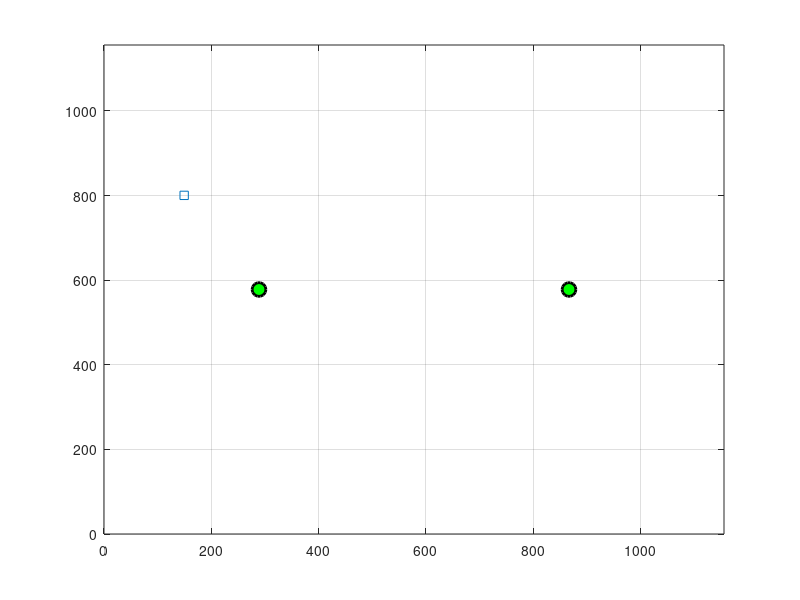

Recreate this plot in MATLAB.
clear

max1 = 0; % max average SINR of UE2 and the Tx power of E1 and E2 eNodeBs
min = 100; % min average SINR of UE2 and the Tx power of E1 and E2 eNodeBs

S_E1 = 0;
S_E2 = 0;

E1_lot = [289, 578]; % location of E1 eNodeB
E2_lot = [867, 578]; % location of E2 eNodeB

E1_Tx_Pwr = 46; % max Tx power of E1 eNodeB
E2_Tx_Pwr = 46; % max Tx power of E2 eNodeB
f = 500; % MHz
Hb = 15; % Height of base station antenna
Hm = 1.5; % Height of base station antenna
SINR_S = 0;
SINR_S_D = 0;
TH_S = 0;
TH_S_D = 0;

a = 0;
b = 1156;
r = a + (b-a)*rand(1,2);
%s_lot = randi(1156, 1, 2); % assignment of location points of UEs randomly
%s_lot = [289,478;578,578];
s_lot = r;

ss = size(s_lot);

e_lot(1,1) = 289; % pointing location of E1, E2 eNodeBs
e_lot(1,2) = 578;
e_lot(2,1) = 867;
e_lot(2,2) = 578;

Ch = 0.8+(1.1*log10(f)-0.7)*Hm-1.56*log10(f); % Hata Pathloss Model
n = -174+4+10*log10(10^6);
nr = db2pow(n);

for i = 1:ss
    for j = 1:ss
        lot1(i,1) = s_lot(i,1)-E1_lot(1,1);
        lot1(j,2) = s_lot(j,2)-E1_lot(1,2);
        lot2(i,1) = s_lot(i,1)-E1_lot(1,1);
        lot2(j,2) = s_lot(j,2)-E1_lot(1,2);
    end
end

for i = 1:ss
    E1_D(i,1) = sqrt(lot1(i,1)^2+lot1(i,2)^2);
    E2_D(i,1) = sqrt(lot2(i,1)^2+lot2(i,2)^2);
end

temp = 0;
E1_N = 0;
E2_N = 0;

for i = 26:E1_Tx_Pwr
    for j = 26:E2_Tx_Pwr
        temp = temp + 1;
        for k = 1:ss
            Lu1(k,1) = 69.55+26.16*log10(f)-13.82*log10(Hb)-Ch+(44.9-6.55*log10(Hb))*log10(0.001*E1_D(k,1));
            % Hata Pathloss Model
            Lu2(k,1) = 69.55+26.16*log10(f)-13.82*log10(Hb)-Ch+(44.9-6.55*log10(Hb))*log10(0.001*E2_D(k,1));
            % Hata Pathloss Model
            %%%%%%%%%%%%%%%%%%%%%%%%%%%%%%%%%%%%%%%%%%%%%%%%%%%
            % The block below is to distinguish which signal is
            % interference
            if (i-Lu1(k,1))>=(j-Lu2(k,1))
                SINR(k,1) = 10*log10(db2pow(i-Lu1(k,1))/(db2pow(j-Lu2(k,1))+nr));
                TT(temp, k+10) = 10^6*log2(1+SINR(k,1));
                TT(temp, 1) = i;
                TT(temp, 2) = j;
                TT(temp, k+2) = SINR(k,1);
                E1_N = E1_N+1;
            elseif (1-Lu1(k,1))<(j-Lu2(k,1))
                SINR(k,1) = 10*log10(db2pow(j-Lu2(k,1))/(db2pow(i-Lu1(k,1))+nr));
                TT(temp, k+10) = 10^6*log2(1+SINR(k,1));
                TT(temp, 1) = i;
                TT(temp, 2) = j;
                TT(temp, k+2) = SINR(k,1);
                E2_N = E2_N+1;
            end
            TH_S = TT(temp, k+10) + TH_S;
            SINR_S = SINR(k,1) + SINR_S;
            %%%%%%%%%%%%%%%%%%%%%%%%%%%%%%%%%%%%%%%%%%%%%%%%%%%
        end
        TT(temp, 4+4) = SINR_S;
        TT(temp, 4+5) = SINR_S/2;
        TT(temp, 4+14) = TH_S;
        TT(temp, 4+15) = TH_S/2;
        TT(temp, 4+12) = E1_N;
        TT(temp, 4+13) = E2_N;
        SINR_S_D(i-25, j-25) = SINR_S/2; % To get average among UEs
        SINR_S_D2(i,j) = SINR_S/2;
        SINR_S = 0;
        TH_S = 0;
        E1_N = 0;
        E2_N = 0;
    end
end

min_ue(1,1) = 100;

for i = 1:2
    for j = 1:441
        if min_ue(1,1) > TT(j, 2+i)
            min_ue(1,1) = TT(j, 2+i);
            min_ue(1,2) = TT(j,1);
            min_ue(1,3) = TT(j,2);
        end
    end
end

tp = 0;

for  i = 1:441
    if TT(i,3)>TT(i,4)
        TT(i,21) = TT(i,4);
        tp(i,1) = TT(i,4);
        tp(i,2) = TT(i,1);
        tp(i,3) = TT(i,2);
    elseif TT(i,3)<TT(i,4)
        TT(i,21) = TT(i,3);
        tp(i,1) = TT(i,3);
        tp(i,2) = TT(i,1);
        tp(i,3) = TT(i,2);
    elseif TT(i,3)==TT(i,4)
        TT(i,21) = TT(i,3);
        TT(i,22) = 0955;
        tp(i,1) = TT(i,3);
        tp(i,2) = TT(i,1);
        tp(i,3) = TT(i,2);
        tp(i,4) = 0955;
    end
end

listup(1,1) = 0;

for i = 1:441
    if listup(1,1) < tp(i,1)
        listup(1,1) = tp(i,1);
        listup(1,2) = tp(i,2);
        listup(1,3) = tp(i,3);
    elseif listup(1,1) == tp(i,1)
        listup(1,1) = tp(i,1);
        listup(1,2) = tp(i,2);
        listup(1,3) = tp(i,3);
        listup(1,4) = 0955;
    end
end

for i = 1:21
    for j = 1:21
        if max1(1,1) < SINR_S_D(i,j)
            max1(1,1) = SINR_S_D(i,j);
            max1(1,2) = i;
            max1(1,3) = j;
        end
    end
end
max1(1,2) = max1(1,2)+25;
max1(1,3) = max1(1,3)+25;

for i = 1:21
    for j = 1:21
        if min(1,1) > SINR_S_D(i,j)
            min(1,1) = SINR_S_D(i,j);
            min(1,2) = i;
            min(1,3) = j;
        end
    end
end
min(1,2) = min(1,2)+25;
min(1,3) = min(1,3)+25;

plot(s_lot(1:ss), s_lot((ss+1):(ss*2)), 's', e_lot(1:2), e_lot(3:4), 'o', 'LineWidth', 2, 'MarkerEdgeColor', 'k', 'MarkerFaceColor', 'g', 'MarkerSize', 10),grid;
ylim([0 1156]);
xlim([0 1156]);
            
